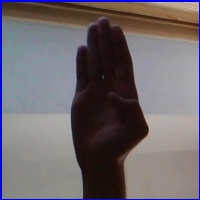
#> input picture EXE/B755.jpg, 200 x 200 px, given in place of the camera
$ python collect-data_m1.py
#> lines starting #> are read from the running program, lines starting #| are printed output that depends on the picture; after the words box and inside, x2 and y2 are one past the last pixel; in counts of white or black regions, pixels touching at a corner belong together
import cv2
import numpy as np
import os


if not os.path.exists("dataset"):
    os.makedirs("dataset")
    os.makedirs("dataset/train")
    os.makedirs("dataset/test")

    os.makedirs("dataset/train/0")
    os.makedirs("dataset/train/A")
    os.makedirs("dataset/train/B")
    os.makedirs("dataset/train/C")
    os.makedirs("dataset/train/D")
    os.makedirs("dataset/train/E")
    os.makedirs("dataset/train/F")
    os.makedirs("dataset/train/G")
    os.makedirs("dataset/train/H")
    os.makedirs("dataset/train/I")
    os.makedirs("dataset/train/J")
    os.makedirs("dataset/train/K")
    os.makedirs("dataset/train/L")
    os.makedirs("dataset/train/M")
    os.makedirs("dataset/train/N")
    os.makedirs("dataset/train/O")
    os.makedirs("dataset/train/P")
    os.makedirs("dataset/train/Q")
    os.makedirs("dataset/train/R")
    os.makedirs("dataset/train/S")
    os.makedirs("dataset/train/T")
    os.makedirs("dataset/train/U")
    os.makedirs("dataset/train/V")
    os.makedirs("dataset/train/W")
    os.makedirs("dataset/train/X")
    os.makedirs("dataset/train/Y")
    os.makedirs("dataset/train/Z")
##    os.makedirs("dataset/train/space")

    os.makedirs("dataset/test/0")
    os.makedirs("dataset/test/A")
    os.makedirs("dataset/test/B")
    os.makedirs("dataset/test/C")
    os.makedirs("dataset/test/D")
    os.makedirs("dataset/test/E")
    os.makedirs("dataset/test/F")
    os.makedirs("dataset/test/G")
    os.makedirs("dataset/test/H")
    os.makedirs("dataset/test/I")
    os.makedirs("dataset/test/J")
    os.makedirs("dataset/test/K")
    os.makedirs("dataset/test/L")
    os.makedirs("dataset/test/M")
    os.makedirs("dataset/test/N")
    os.makedirs("dataset/test/O")
    os.makedirs("dataset/test/P")
    os.makedirs("dataset/test/Q")
    os.makedirs("dataset/test/R")
    os.makedirs("dataset/test/S")
    os.makedirs("dataset/test/T")
    os.makedirs("dataset/test/U")
    os.makedirs("dataset/test/V")
    os.makedirs("dataset/test/W")
    os.makedirs("dataset/test/X")
    os.makedirs("dataset/test/Y")
    os.makedirs("dataset/test/Z")
##    os.makedirs("dataset/test/space")

# Train or test
mode = 'train'
directory = 'dataset/'+mode+'/'

cap = cv2.VideoCapture(0)

while True:
    _, frame = cap.read()
#> frame is the input picture: shape (200, 200, 3); mean B, G, R 108.7, 103.5, 110.8

    frame = cv2.flip(frame, 1)


    count = {'0': len(os.listdir(directory+"/0")),
             'A': len(os.listdir(directory+"/A")),
             'B': len(os.listdir(directory+"/B")),
             'C': len(os.listdir(directory+"/C")),
             'D': len(os.listdir(directory+"/D")),
             'E': len(os.listdir(directory+"/E")),
             'F': len(os.listdir(directory+"/F")),
             'G': len(os.listdir(directory+"/G")),
             'H': len(os.listdir(directory+"/H")),
             'I': len(os.listdir(directory+"/I")),
             'J': len(os.listdir(directory+"/J")),
             'K': len(os.listdir(directory+"/K")),
             'L': len(os.listdir(directory+"/L")),
             'M': len(os.listdir(directory+"/M")),
             'N': len(os.listdir(directory+"/N")),
             'O': len(os.listdir(directory+"/O")),
             'P': len(os.listdir(directory+"/P")),
             'Q': len(os.listdir(directory+"/Q")),
             'R': len(os.listdir(directory+"/R")),
             'S': len(os.listdir(directory+"/S")),
             'T': len(os.listdir(directory+"/T")),
             'U': len(os.listdir(directory+"/U")),
             'V': len(os.listdir(directory+"/V")),
             'W': len(os.listdir(directory+"/W")),
             'X': len(os.listdir(directory+"/X")),
             'Y': len(os.listdir(directory+"/Y")),
             'Z': len(os.listdir(directory+"/Z")),
##             'space': len(os.listdir(directory+"/space")),

             }


    cv2.putText(frame, "MODE : "+mode, (10, 50), cv2.FONT_HERSHEY_PLAIN, 1, (0,255,255), 1)
    cv2.putText(frame, "Nbr Images", (10, 100), cv2.FONT_HERSHEY_PLAIN, 1, (0,255,255), 1)
    cv2.putText(frame, "0 : "+str(count['0']), (90, 150), cv2.FONT_HERSHEY_PLAIN, 1, (0,255,255), 1)
#> frame: shape (200, 200, 3); mean B, G, R 107.7, 105.3, 112.5
    cv2.putText(frame, "A : "+str(count['A']), (10, 120), cv2.FONT_HERSHEY_PLAIN, 1, (0,255,255), 1)
#> frame: shape (200, 200, 3); mean B, G, R 107.5, 105.4, 112.6
    cv2.putText(frame, "B : "+str(count['B']), (10, 135), cv2.FONT_HERSHEY_PLAIN, 1, (0,255,255), 1)
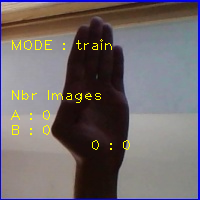
#> frame: shape (200, 200, 3); mean B, G, R 107.3, 105.6, 112.7
    cv2.putText(frame, "C : "+str(count['C']), (10, 150), cv2.FONT_HERSHEY_PLAIN, 1, (0,255,255), 1)
#> frame: shape (200, 200, 3); 0.12% of pixels changed, all inside (x1, y1, x2, y2) = (12, 140, 51, 150)
    cv2.putText(frame, "D : "+str(count['D']), (10, 165), cv2.FONT_HERSHEY_PLAIN, 1, (0,255,255), 1)
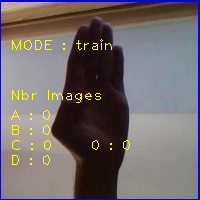
#> frame: shape (200, 200, 3); mean B, G, R 106.9, 105.8, 113
    cv2.putText(frame, "E : "+str(count['E']), (10, 180), cv2.FONT_HERSHEY_PLAIN, 1, (0,255,255), 1)
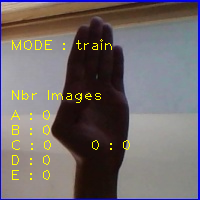
#> frame: shape (200, 200, 3); 0.14% of pixels changed, all inside (x1, y1, x2, y2) = (12, 170, 50, 180)
    cv2.putText(frame, "F : "+str(count['F']), (10, 195), cv2.FONT_HERSHEY_PLAIN, 1, (0,255,255), 1)
#> frame: shape (200, 200, 3); 0.12% of pixels changed, all inside (x1, y1, x2, y2) = (12, 185, 49, 195)
    cv2.putText(frame, "G : "+str(count['G']), (10, 210), cv2.FONT_HERSHEY_PLAIN, 1, (0,255,255), 1)
    cv2.putText(frame, "H : "+str(count['H']), (10, 225), cv2.FONT_HERSHEY_PLAIN, 1, (0,255,255), 1)
    cv2.putText(frame, "I : "+str(count['I']), (10, 240), cv2.FONT_HERSHEY_PLAIN, 1, (0,255,255), 1)
    cv2.putText(frame, "J : "+str(count['J']), (10, 255), cv2.FONT_HERSHEY_PLAIN, 1, (0,255,255), 1)
    cv2.putText(frame, "K : "+str(count['K']), (10, 270), cv2.FONT_HERSHEY_PLAIN, 1, (0,255,255), 1)
    cv2.putText(frame, "L : "+str(count['L']), (10, 285), cv2.FONT_HERSHEY_PLAIN, 1, (0,255,255), 1)
    cv2.putText(frame, "M : "+str(count['M']), (10, 300), cv2.FONT_HERSHEY_PLAIN, 1, (0,255,255), 1)
    cv2.putText(frame, "N : "+str(count['N']), (10, 315), cv2.FONT_HERSHEY_PLAIN, 1, (0,255,255), 1)
    cv2.putText(frame, "O : "+str(count['O']), (10, 330), cv2.FONT_HERSHEY_PLAIN, 1, (0,255,255), 1)
    cv2.putText(frame, "P : "+str(count['P']), (10, 345), cv2.FONT_HERSHEY_PLAIN, 1, (0,255,255), 1)
    cv2.putText(frame, "Q : "+str(count['Q']), (10, 360), cv2.FONT_HERSHEY_PLAIN, 1, (0,255,255), 1)
    cv2.putText(frame, "R : "+str(count['R']), (10, 375), cv2.FONT_HERSHEY_PLAIN, 1, (0,255,255), 1)
    cv2.putText(frame, "S : "+str(count['S']), (10, 390), cv2.FONT_HERSHEY_PLAIN, 1, (0,255,255), 1)
    cv2.putText(frame, "T : "+str(count['T']), (10, 405), cv2.FONT_HERSHEY_PLAIN, 1, (0,255,255), 1)
    cv2.putText(frame, "U : "+str(count['U']), (10, 420), cv2.FONT_HERSHEY_PLAIN, 1, (0,255,255), 1)
    cv2.putText(frame, "V : "+str(count['V']), (10, 435), cv2.FONT_HERSHEY_PLAIN, 1, (0,255,255), 1)
    cv2.putText(frame, "W : "+str(count['W']), (10, 450), cv2.FONT_HERSHEY_PLAIN, 1, (0,255,255), 1)
    cv2.putText(frame, "X : "+str(count['X']), (10, 465), cv2.FONT_HERSHEY_PLAIN, 1, (0,255,255), 1)
    cv2.putText(frame, "Y : "+str(count['Y']), (90, 120), cv2.FONT_HERSHEY_PLAIN, 1, (0,255,255), 1)
    cv2.putText(frame, "Z : "+str(count['Z']), (90, 135), cv2.FONT_HERSHEY_PLAIN, 1, (0,255,255), 1)
#> frame: shape (200, 200, 3); mean B, G, R 106.4, 106.7, 113.8
##    cv2.putText(frame, "space : "+str(count['space']), (90, 165), cv2.FONT_HERSHEY_PLAIN, 1, (0,255,255), 1)


    x1 = int(0.5*frame.shape[1])
#> x1 = 100
    y1 = 10
    x2 = frame.shape[1]-10
#> x2 = 190
    y2 = int(0.5*frame.shape[1])
#> y2 = 100

    cv2.rectangle(frame, (x1-1, y1-1), (x2+1, y2+1), (255,0,0) ,1)
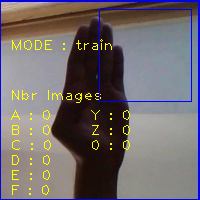
#> frame: shape (200, 200, 3); mean B, G, R 108.1, 105.9, 113

    roi = frame[y1:y2, x1:x2]
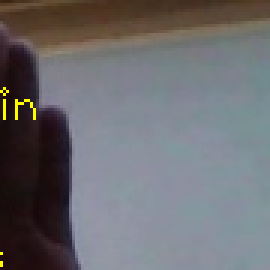
#> roi: shape (90, 90, 3) (shown 3 times larger); mean B, G, R 111.7, 108.2, 108.5
    roi = cv2.resize(roi, (400, 400))
#> roi: shape (400, 400, 3)

    cv2.imshow("Capture", frame)


    roi = cv2.cvtColor(roi, cv2.COLOR_BGR2GRAY)
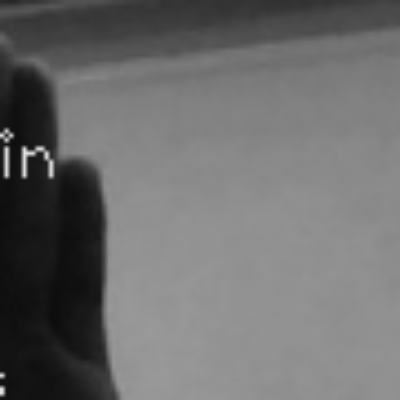
#> roi: shape (400, 400); min 12, max 226, mean 108.6
    _, roi = cv2.threshold(roi, 120, 255, cv2.THRESH_BINARY)
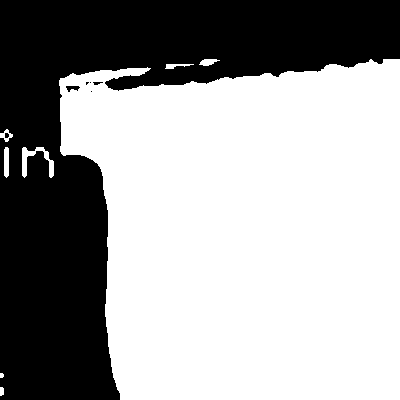
#> roi: shape (400, 400); 62.4% white; 7 black regions (4 under 20 px), largest, box (x1, y1, x2, y2) and area: (0, 0, 400, 400) 60039, (66, 86, 80, 92) 52, (93, 82, 103, 85) 20
    cv2.imshow("Image", roi)

    interrupt = cv2.waitKey(10)
#> (key Q is pressed here)
    if interrupt & 0xFF == 27: # esc key
        break
    if interrupt & 0xFF == ord('0'):
        cv2.imwrite(directory+'0/'+str(count['0'])+'.jpg', roi)
    if interrupt & 0xFF == ord('A'):
        cv2.imwrite(directory+'A/'+str(count['A'])+'.jpg', roi)
    if interrupt & 0xFF == ord('B'):
        cv2.imwrite(directory+'B/'+str(count['B'])+'.jpg', roi)
    if interrupt & 0xFF == ord('C'):
        cv2.imwrite(directory+'C/'+str(count['C'])+'.jpg', roi)
    if interrupt & 0xFF == ord('D'):
        cv2.imwrite(directory+'D/'+str(count['D'])+'.jpg', roi)
    if interrupt & 0xFF == ord('E'):
        cv2.imwrite(directory+'E/'+str(count['E'])+'.jpg', roi)
    if interrupt & 0xFF == ord('F'):
        cv2.imwrite(directory+'F/'+str(count['F'])+'.jpg', roi)
    if interrupt & 0xFF == ord('G'):
        cv2.imwrite(directory+'G/'+str(count['G'])+'.jpg', roi)
    if interrupt & 0xFF == ord('H'):
        cv2.imwrite(directory+'H/'+str(count['H'])+'.jpg', roi)
    if interrupt & 0xFF == ord('I'):
        cv2.imwrite(directory+'I/'+str(count['I'])+'.jpg', roi)
    if interrupt & 0xFF == ord('J'):
        cv2.imwrite(directory+'J/'+str(count['J'])+'.jpg', roi)
    if interrupt & 0xFF == ord('K'):
        cv2.imwrite(directory+'K/'+str(count['K'])+'.jpg', roi)
    if interrupt & 0xFF == ord('L'):
        cv2.imwrite(directory+'L/'+str(count['L'])+'.jpg', roi)
    if interrupt & 0xFF == ord('M'):
        cv2.imwrite(directory+'M/'+str(count['M'])+'.jpg', roi)
    if interrupt & 0xFF == ord('N'):
        cv2.imwrite(directory+'N/'+str(count['N'])+'.jpg', roi)
    if interrupt & 0xFF == ord('O'):
        cv2.imwrite(directory+'O/'+str(count['O'])+'.jpg', roi)
    if interrupt & 0xFF == ord('P'):
        cv2.imwrite(directory+'P/'+str(count['P'])+'.jpg', roi)
    if interrupt & 0xFF == ord('Q'):
        cv2.imwrite(directory+'Q/'+str(count['Q'])+'.jpg', roi)
    if interrupt & 0xFF == ord('R'):
        cv2.imwrite(directory+'R/'+str(count['R'])+'.jpg', roi)
    if interrupt & 0xFF == ord('S'):
        cv2.imwrite(directory+'S/'+str(count['S'])+'.jpg', roi)
    if interrupt & 0xFF == ord('T'):
        cv2.imwrite(directory+'T/'+str(count['T'])+'.jpg', roi)
    if interrupt & 0xFF == ord('U'):
        cv2.imwrite(directory+'U/'+str(count['U'])+'.jpg', roi)
    if interrupt & 0xFF == ord('V'):
        cv2.imwrite(directory+'V/'+str(count['V'])+'.jpg', roi)
    if interrupt & 0xFF == ord('W'):
        cv2.imwrite(directory+'W/'+str(count['W'])+'.jpg', roi)
    if interrupt & 0xFF == ord('X'):
        cv2.imwrite(directory+'X/'+str(count['X'])+'.jpg', roi)
    if interrupt & 0xFF == ord('Y'):
        cv2.imwrite(directory+'Y/'+str(count['Y'])+'.jpg', roi)
    if interrupt & 0xFF == ord('Z'):
        cv2.imwrite(directory+'Z/'+str(count['Z'])+'.jpg', roi)
    if interrupt & 0xFF == ord(' '):
        cv2.imwrite(directory+'space/'+str(count['space'])+'.jpg', roi)


cap.release()
cv2.destroyAllWindows()
